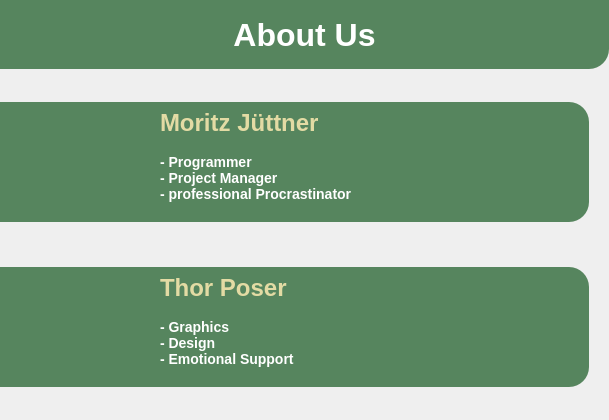
<?xml version="1.0" encoding="UTF-8"?>
<ui version="4.0">
 <class>About</class>
 <widget class="QWidget" name="About">
  <property name="geometry">
   <rect>
    <x>0</x>
    <y>0</y>
    <width>609</width>
    <height>420</height>
   </rect>
  </property>
  <property name="windowTitle">
   <string>About Us</string>
  </property>
  <widget class="QLabel" name="moritz_pic">
   <property name="geometry">
    <rect>
     <x>20</x>
     <y>102</y>
     <width>120</width>
     <height>120</height>
    </rect>
   </property>
   <property name="text">
    <string/>
   </property>
   <property name="pixmap">
    <pixmap>img/moritz.jpg</pixmap>
   </property>
   <property name="scaledContents">
    <bool>true</bool>
   </property>
  </widget>
  <widget class="QLabel" name="thor_pic">
   <property name="geometry">
    <rect>
     <x>20</x>
     <y>267</y>
     <width>120</width>
     <height>120</height>
    </rect>
   </property>
   <property name="text">
    <string/>
   </property>
   <property name="pixmap">
    <pixmap>img/thor.jpg</pixmap>
   </property>
   <property name="scaledContents">
    <bool>true</bool>
   </property>
  </widget>
  <widget class="QLabel" name="header_panel">
   <property name="geometry">
    <rect>
     <x>-20</x>
     <y>-20</y>
     <width>629</width>
     <height>89</height>
    </rect>
   </property>
   <property name="styleSheet">
    <string notr="true">/* Rectangle 32 */

position: absolute;
width: 629px;
height: 89px;
left: -20px;
top: -20px;

background: #56855E;
border-radius: 20px;
</string>
   </property>
   <property name="text">
    <string/>
   </property>
  </widget>
  <widget class="QLabel" name="header_text">
   <property name="geometry">
    <rect>
     <x>0</x>
     <y>0</y>
     <width>609</width>
     <height>69</height>
    </rect>
   </property>
   <property name="styleSheet">
    <string notr="true">/* About Us */

position: absolute;
width: 609px;
height: 69px;
left: 0px;
top: 0px;

font-family: 'Atkinson Hyperlegible';
font-style: normal;
font-weight: 700;
font-size: 32px;
line-height: 40px;
display: flex;
align-items: center;
text-align: center;

color: #FFFFFF;

</string>
   </property>
   <property name="text">
    <string>About Us</string>
   </property>
   <property name="alignment">
    <set>Qt::AlignCenter</set>
   </property>
  </widget>
  <widget class="QLabel" name="moritz_panel">
   <property name="geometry">
    <rect>
     <x>-20</x>
     <y>102</y>
     <width>609</width>
     <height>120</height>
    </rect>
   </property>
   <property name="styleSheet">
    <string notr="true">/* Rectangle 34 */

position: absolute;
width: 609px;
height: 120px;
left: -20px;
top: 102px;

background: #56855E;
border-radius: 20px;
</string>
   </property>
   <property name="text">
    <string/>
   </property>
  </widget>
  <widget class="QLabel" name="thor_panel">
   <property name="geometry">
    <rect>
     <x>-20</x>
     <y>267</y>
     <width>609</width>
     <height>120</height>
    </rect>
   </property>
   <property name="styleSheet">
    <string notr="true">/* Rectangle 34 */

position: absolute;
width: 609px;
height: 120px;
left: -20px;
top: 102px;

background: #56855E;
border-radius: 20px;
</string>
   </property>
   <property name="text">
    <string/>
   </property>
  </widget>
  <widget class="QLabel" name="moritz_header">
   <property name="geometry">
    <rect>
     <x>160</x>
     <y>107</y>
     <width>409</width>
     <height>31</height>
    </rect>
   </property>
   <property name="styleSheet">
    <string notr="true">/* Moritz Jüttner */

position: absolute;
width: 409px;
height: 31px;
left: 160px;
top: 107px;

font-family: 'Atkinson Hyperlegible';
font-style: normal;
font-weight: 700;
font-size: 24px;
line-height: 30px;
display: flex;
align-items: center;

color: #E3DBA4;

</string>
   </property>
   <property name="text">
    <string>Moritz Jüttner</string>
   </property>
  </widget>
  <widget class="QLabel" name="thor_header">
   <property name="geometry">
    <rect>
     <x>160</x>
     <y>272</y>
     <width>409</width>
     <height>31</height>
    </rect>
   </property>
   <property name="styleSheet">
    <string notr="true">/* Moritz Jüttner */

position: absolute;
width: 409px;
height: 31px;
left: 160px;
top: 107px;

font-family: 'Atkinson Hyperlegible';
font-style: normal;
font-weight: 700;
font-size: 24px;
line-height: 30px;
display: flex;
align-items: center;

color: #E3DBA4;

</string>
   </property>
   <property name="text">
    <string>Thor Poser</string>
   </property>
  </widget>
  <widget class="QLabel" name="moritz_desc">
   <property name="geometry">
    <rect>
     <x>160</x>
     <y>139</y>
     <width>409</width>
     <height>78</height>
    </rect>
   </property>
   <property name="styleSheet">
    <string notr="true">/* Programmer Project Manager professional Procrastinator */

position: absolute;
width: 409px;
height: 78px;
left: 160px;
top: 139px;

font-family: 'Atkinson Hyperlegible';
font-style: normal;
font-weight: 700;
font-size: 14px;
line-height: 17px;
display: flex;
align-items: center;

color: #FFFFFF;

</string>
   </property>
   <property name="text">
    <string>- Programmer
- Project Manager
- professional Procrastinator</string>
   </property>
  </widget>
  <widget class="QLabel" name="thor_desc">
   <property name="geometry">
    <rect>
     <x>160</x>
     <y>304</y>
     <width>409</width>
     <height>78</height>
    </rect>
   </property>
   <property name="styleSheet">
    <string notr="true">/* Programmer Project Manager professional Procrastinator */

position: absolute;
width: 409px;
height: 78px;
left: 160px;
top: 139px;

font-family: 'Atkinson Hyperlegible';
font-style: normal;
font-weight: 700;
font-size: 14px;
line-height: 17px;
display: flex;
align-items: center;

color: #FFFFFF;

</string>
   </property>
   <property name="text">
    <string>- Graphics
- Design
- Emotional Support</string>
   </property>
  </widget>
  <zorder>thor_panel</zorder>
  <zorder>moritz_panel</zorder>
  <zorder>moritz_pic</zorder>
  <zorder>thor_pic</zorder>
  <zorder>header_panel</zorder>
  <zorder>header_text</zorder>
  <zorder>moritz_header</zorder>
  <zorder>thor_header</zorder>
  <zorder>moritz_desc</zorder>
  <zorder>thor_desc</zorder>
 </widget>
 <resources/>
 <connections/>
</ui>
